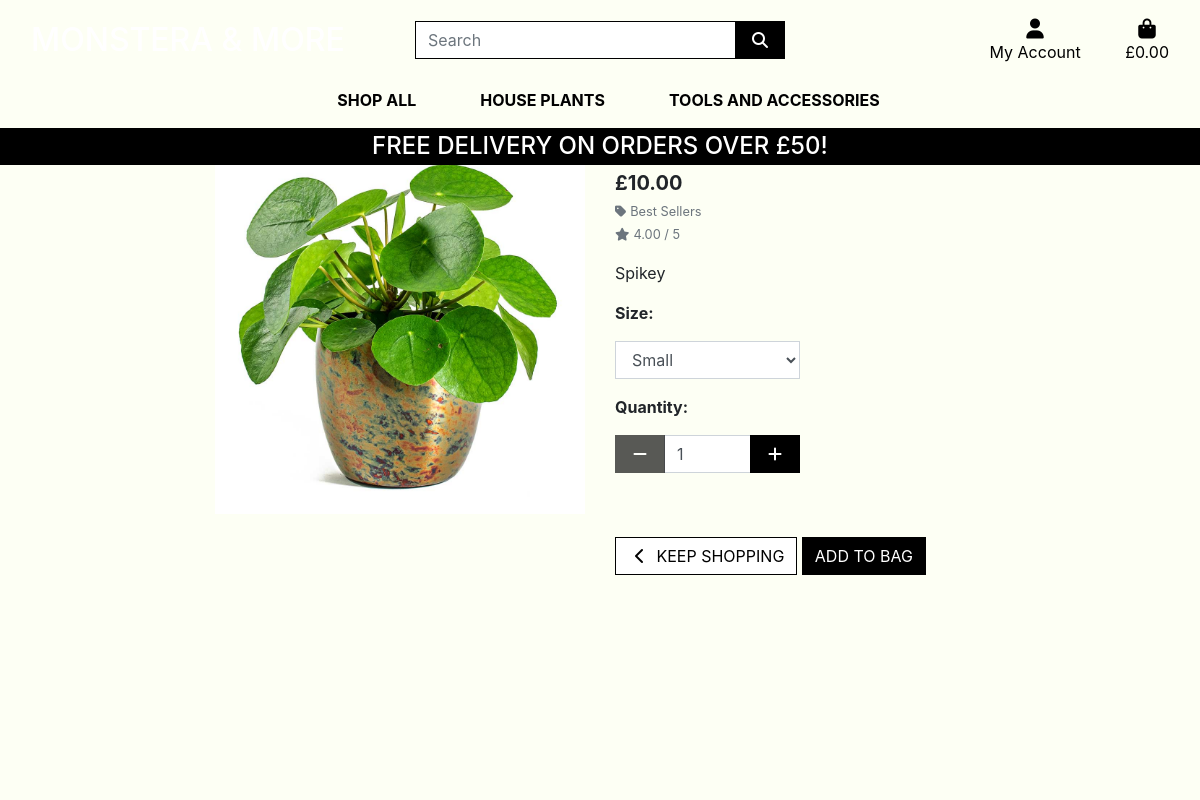
The app's page /products/176 with its own data.
### products/models.py (models this page shows, shortened)
class Product(models.Model):
    category = models.ForeignKey('Category', null=True, blank=True, on_delete=models.SET_NULL)
    plant = models.BooleanField(null=True, blank=True)
    sku = models.CharField(max_length=254, null=True, blank=True)
    name = models.CharField(max_length=254)
    description = models.TextField()
    has_sizes = models.BooleanField(default=False, null=True, blank=True)
    price = models.DecimalField(max_digits=6, decimal_places=2)
    rating = models.DecimalField(max_digits=6, decimal_places=2, null=True, blank=True)
    image_url = models.URLField(max_length=1024, null=True, blank=True)
    image = models.ImageField(null=True, blank=True)

class Category(models.Model):
    class Meta:
        verbose_name_plural = 'Categories'
    name = models.CharField(max_length=254)
    friendly_name = models.CharField(max_length=254, null=True, blank=True)

### products/views.py (the view)
# urls.py: path('<product_id>', views.product_detail, name='product_detail'),
def product_detail(request, product_id):
    product = get_object_or_404(Product, pk=product_id)
    context = {
        'product': product,
    }
    return render(request, 'products/product_detail.html', context)

### bag/contexts.py (called while the page is built, shortened)
def bag_contents(request):
    bag_items = []
    total = 0
    product_count = 0
    bag = request.session.get('bag', {})
    if total < settings.FREE_DELIVERY_THRESHOLD:
        delivery = total * Decimal(settings.STANDARD_DELIVERY_PERCENTAGE / 100)
        free_delivery_delta = settings.FREE_DELIVERY_THRESHOLD - total
    else:
        delivery = 0
        free_delivery_delta = 0
    grand_total = delivery + total
    context = {
        'bag_items': bag_items,
        'total': total,
        'product_count': product_count,
        'delivery': delivery,
        'free_delivery_delta': free_delivery_delta,
        'free_delivery_threshold': settings.FREE_DELIVERY_THRESHOLD,
        'grand_total': grand_total,
    }
    return context

### products/templates/products/product_detail.html (shortened to what this page needs)
{% extends "base.html" %}
{% load static %}
{% block content %}
    <div class="overlay"></div>
    <div class="container-fluid pt-5 mt-5">
        <div class="row">
            <div class="col-12 col-md-6 col-lg-4 offset-lg-2">
                <div class="image-container my-5">
                    {% if product.image %}
                        <a href="{{ product.image.url }}">
                            <img class="card-img-top img-fluid" src="{{ product.image.url }}" alt="{{ product.name }}">
                        </a>
                        {% else %}
                        <a href="">
                            <img class="card-img-top img-fluid" src="{{ MEDIA_URL }}noimage.png" alt="{{ product.name }}">
                        </a>
                    {% endif %}
                </div>
            </div>
            <div class="col-12 col-md-6 col-lg-4">
                <div class="product-details-container mb-5 mt-md-5">
                    <p class="mb-0">{{ product.name }}</p>
                    <p class="lead mb-0 text-left font-weight-bold">£{{ product.price }}</p>
                    {% if product.category %}
                    <p class="small mt-1 mb-0">
                        <a class="text-muted" href="{% url 'products' %}?category={{ product.category.name }}">
                            <i class="fas fa-tag mr-1"></i>{{ product.category.friendly_name }}
                        </a>
                    </p>
                    {% endif %}
                    {% if product.rating %}
                        <small class="text-muted"><i class="fas fa-star mr-1"></i>{{ product.rating }} / 5</small>
                    {% else %}
                        <small class="text-muted">No Rating</small>
                    {% endif %}
                    <p class="mt-3">{{ product.description }}</p>
                    <form class="form" action="{% url 'add_to_bag' product.id %}" method="POST">
                        <div class="form-row">
                            {% with product.has_sizes as s %}
                            {% if s %}
                                <div class="col-12">
                                    <p><strong>Size:</strong></p>
                                    <select class="form-control rounded-0 w-50" name="product_size" id='id_product_size'>
                                        <option value="s"selected>Small</option>
                                    </select>
                                </div>
                            {% endif %}
                            <div class="col-12">
                                <p class="mt-3"><strong>Quantity:</strong></p>
                                <div class="form-group w-50">
                                    <div class="input-group">
                                        <div class="input-group-prepend">
                                            <button class="decrement-qty btn btn-black rounded-0"
                                                data-item_id="{{ product.id }}" id="decrement-qty_{{ product.id }}">
                                                <span class="icon">
                                                    <i class="fas fa-minus"></i>
                                                </span>
                                            </button>
                                        </div>
                                        <input class="form-control qty_input" type="number"
                                            name="quantity" value="1" min="1" max="5"
                                            data-item_id="{{ product.id }}"
                                            id="id_qty_{{ product.id }}">
                                        <div class="input-group-append">
                                            <button class="increment-qty btn btn-black rounded-0"
                                                data-item_id="{{ product.id }}" id="increment-qty_{{ product.id }}">
                                                <span class="icon">
                                                    <i class="fas fa-plus"></i>
                                                </span>
                                            </button>
                                        </div>
                                    </div>
                                </div>
                            </div>
                            <div class="col-12">
                                <a href="{% url 'products' %}" class="btn btn-outline-black rounded-0 mt-5">
                                    <span class="icon">
                                        <i class="fas fa-chevron-left"></i>
                                    </span>
                                    <span class="text-uppercase">Keep Shopping</span>
                                </a>
                                <input type="submit" class="btn btn-black rounded-0 text-uppercase mt-5" value="Add to Bag">
                            </div>
                            {% endwith %}
                        </div>
                    </form>
                </div>
            </div>
        </div>
    </div>
    {% endblock %}

### static/css/base.css (style rules this page uses)
html { height: 100%; }
body { background-color: #FDFFF4 !important; }
.icon { align-items: center; display: inline-flex; justify-content: center; height: 1.5rem; width: 1.5rem; }
.btn-black { background: black; color: white; }
.overlay { height: 100%; width: 100%; top: 0; left: 0; position: fixed; background: #FDFFF4; z-index: -1; }
.btn-outline-black { background: white; color: black !important; border: 1px solid black; }

### records on screen
Product: image (picture), price "10.00", category.friendly_name "Best Sellers", rating "4.00", description "Spikey"

### other values on screen
{{ free_delivery_threshold }} "50"
